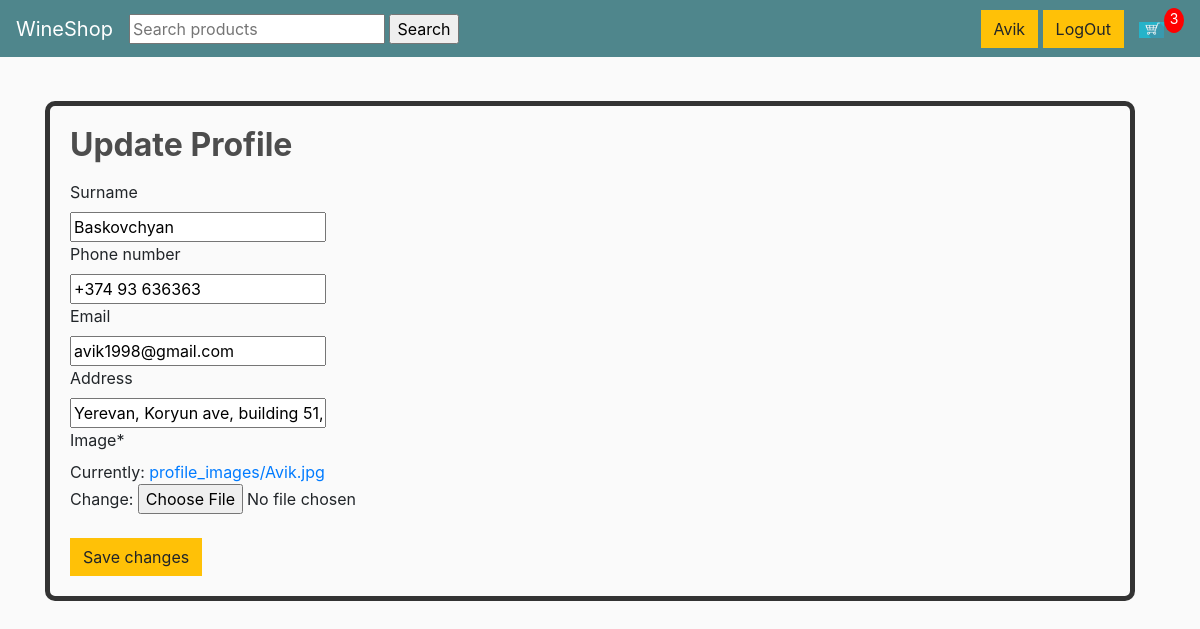
The page /update/ (signed in) on the database as committed earlier.
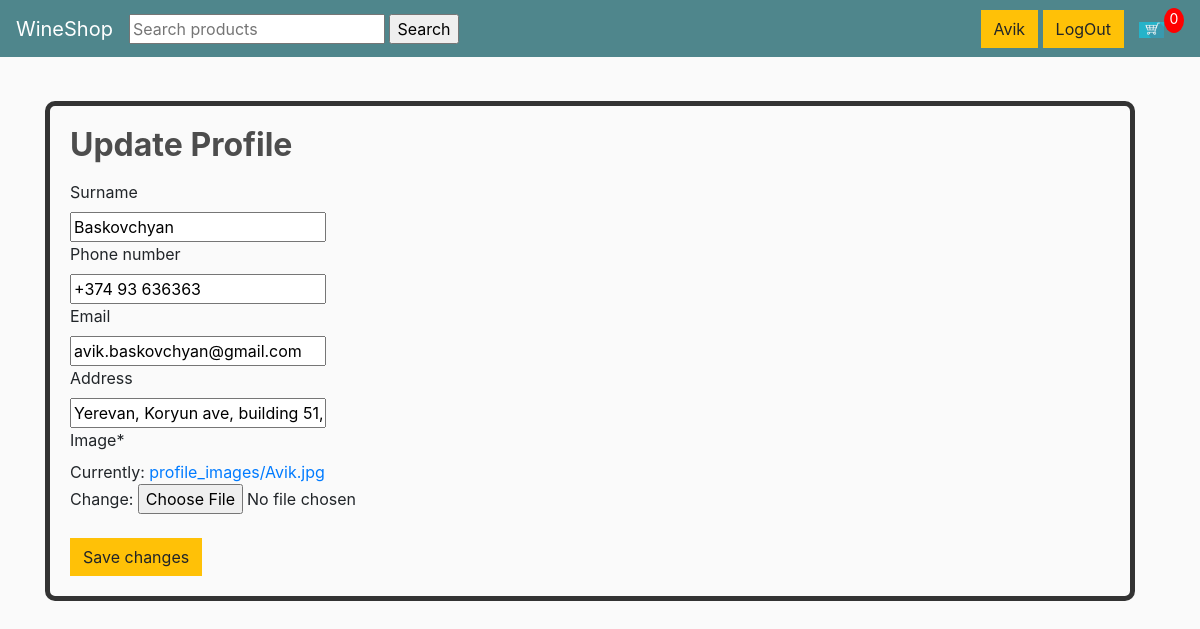
The same page on the database as committed later.
### users/models.py (models this page shows, shortened)
class Profile(models.Model):
    user = models.OneToOneField(User, on_delete=models.CASCADE)
    surname = models.CharField(max_length=30, blank=True, null=True)
    phone_number = models.CharField(max_length=50, blank=True, null=True)
    email = models.CharField(max_length=60, blank=True, null=True)
    address = models.CharField(max_length=60, blank=True, null=True)
    image = models.ImageField(upload_to="profile_images", default="image.png")

### users/views.py (the view, shortened to what this page needs)
# urls.py: path('update/', views.profile_update, name='ProfileUpdate'),
def profile_update(request):
    profile = Profile.objects.get(user=request.user.id)
    form = ProfileForm(instance=profile)
    data = cartData(request)
    cartItems = data['cartItems']
    return render(request, "users/profile_update.html", {'cartItems': cartItems, 'form': form})

### users/forms.py
class ProfileForm(forms.ModelForm):
    class Meta:
        model = Profile
        fields = "__all__"
        exclude = ['user']

### store/models.py (called while the page is built)
    @property
    def get_cart_items(self):
        orderitems = self.orderitem_set.all()
        total = sum([item.quantity for item in orderitems])
        return total

### store/utils.py (called while the page is built)
def cartData(request):
    if request.user.is_authenticated:
        user = request.user
        order, created = Order.objects.get_or_create(user=user, complete=False)
        items = order.orderitem_set.all()
        cartItems = order.get_cart_items
    else:
        cookieData = cookieCart(request)
        cartItems = cookieData['cartItems']
        order = cookieData['order']
        items = cookieData['items']
    return {'items': items, 'order': order, 'cartItems': cartItems}

### users/templates/users/profile_update.html (shortened to what this page needs)
{% extends 'store/main.html' %}
{% load crispy_forms_tags %}
{% block content %}
<div class="post-container">
    <div class="post-content">
        <h3 class="post-title">Update Profile</h3>
        <p>
		<form method="POST" enctype="multipart/form-data">
			{{ form | crispy }}
			<br>
			<button class="btn btn-warning" type="submit">Save changes</button>
		</form>
		</p>
   </div>
</div>
{% endblock content%}

### store/templates/store/main.html (shortened to what this page needs)
<!DOCTYPE html>
{% load static %}
<html lang="en">
<head>
    <link rel="stylesheet" href="https://stackpath.bootstrapcdn.com/bootstrap/4.4.1/css/bootstrap.min.css">
    <link rel="stylesheet" type="text/css" href="{% static 'css/main.css' %}">
</head>
<body>
    <div class="sticky-top">
    <nav class="navbar navbar-expand-lg navbar-dark bg-dark">
      <a class="navbar-brand" href="{% url 'Store' %}">WineShop</a>
      <div class="collapse navbar-collapse" id="navbarSupportedContent">
        <ul class="navbar-nav mr-auto">
          <li class="nav-item active">
          <form action="{% url 'Store' %}" method="POST">
          <input type="text" name="q" placeholder="Search products"/>
          <input type="submit" name="submit" value="Search"/>
          </form>
          </li>
        </ul>
        <div class="form-inline my-2 my-lg-0">
            {% if request.user.is_authenticated %}
            <div>
            <a href="{% url 'ProfilePage' %}" class="btn btn-warning">{{user.username}}</a>
            <a href="{% url 'LogOut' %}" class="btn btn-warning">LogOut</a>
            </div>
            {% else %}
            <div>
            <a href="{% url 'LogIn' %}" class="btn btn-warning">LogIn</a>
            <a href="{% url 'CreateUser' %}" class="btn btn-warning">Register</a>
            </div>
            {% endif %}
            <a href="{% url 'Cart' %}">
                    <img  id="cart-icon" src="{% static 'images/cart.png' %}">
        </a>
        <p id="cart-total">{{cartItems}}</p>
        </div>
      </div>
    </nav>
    </div>
        <div class="container">
            <br>
            {% block content %}
            {% endblock content %}
        </div>
</body>
</html>

Rows that differ between the two databases and show on the page:
changed Profile "Baskovchyan": email "avik1998@gmail.com" → "avik.baskovchyan@gmail.com"
Other text that changed with them:
{{ cartItems }}: "3" → "0"
